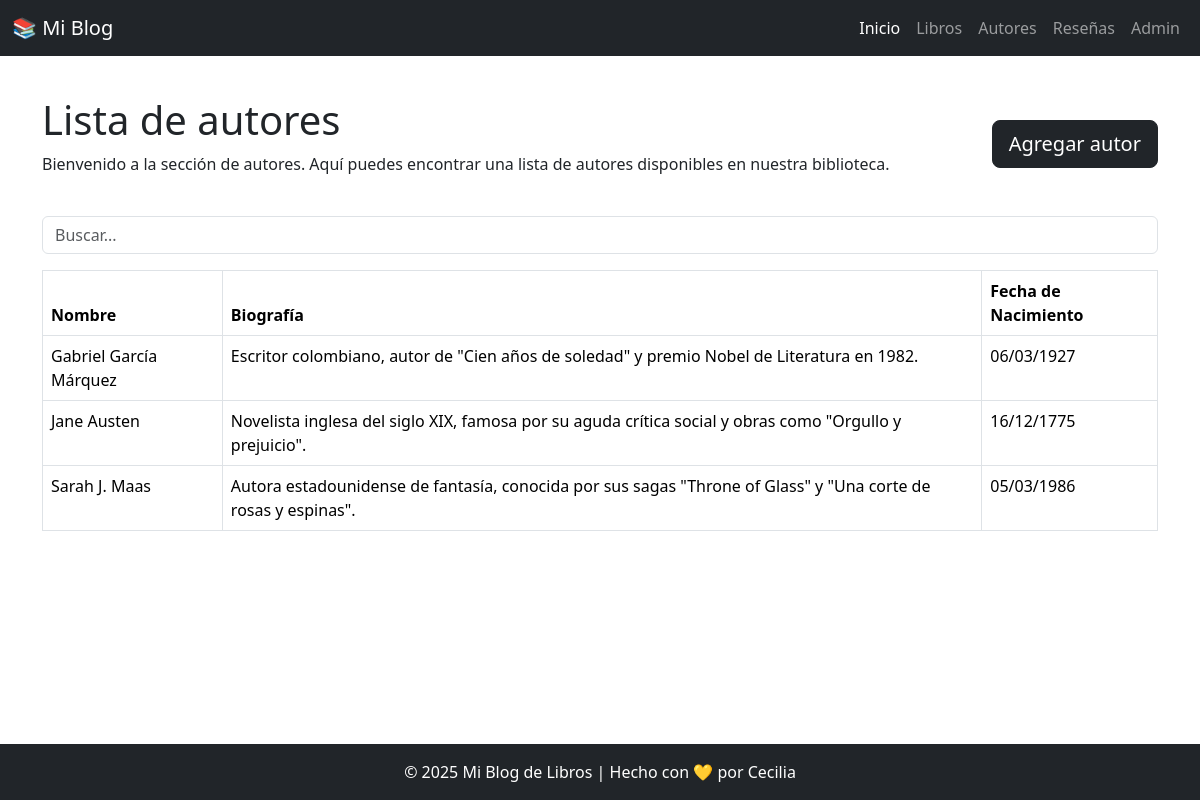
The page /libros/autores/ on the database as committed earlier.
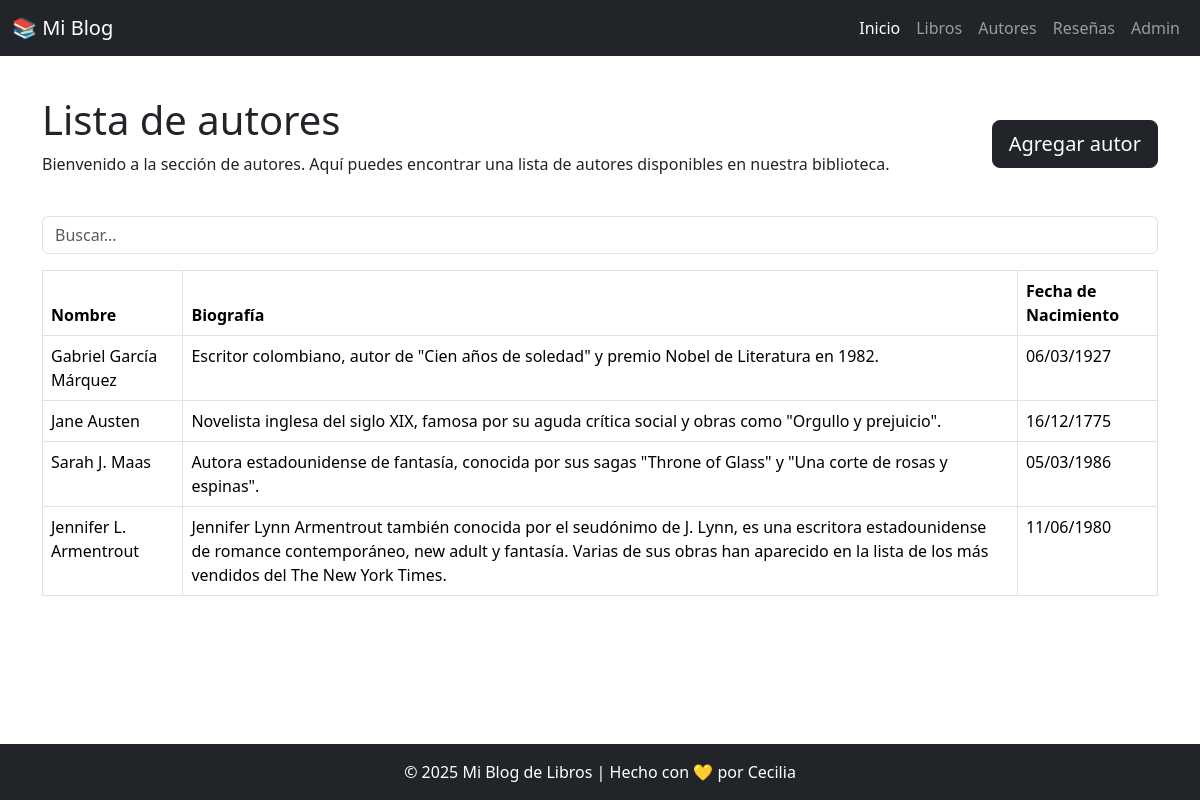
The same page on the database as committed later.
### libros/models.py (models this page shows, shortened)
class AutorLibro(models.Model):
    nombre = models.CharField(max_length=100)
    biografia = models.TextField(blank=True)
    fecha_nacimiento = models.DateField(blank=True, null=True)

### libros/views.py (the view)
# urls.py: path('autores/', views.post_autores, name='post_autores'),
def post_autores(request):
    busqueda = request.GET.get('busquedaAutor', None)
    if busqueda:
        post_autores = AutorLibro.objects.filter(nombre__icontains=busqueda)
    else:
        post_autores = AutorLibro.objects.all()
    return render(request, 'libros/autores.html', context={'autores': post_autores})

### libros/templates/libros/autores.html (shortened to what this page needs)
{% extends "libros/base.html" %}
{% block content %}
<div class="d-flex justify-content-between mb-4">
    <div>
        <h1>Lista de autores</h1>
        <p>
            Bienvenido a la sección de autores. Aquí puedes encontrar una lista de autores disponibles en nuestra
            biblioteca.
        </p>
    </div>
    <div class="mt-4">
        <a href="{% url 'libros:autores_create' %}" class="btn btn-dark btn-lg">Agregar autor</a>
    </div>
</div>
<form action="{% url 'libros:post_autores' %}" method="get">
    <input type="text" name="busquedaAutor" placeholder="Buscar..." type="submit" class="form-control mb-3">
</form>
<table class="table table-bordered">
    <thead>
        <tr>
            <th>Nombre</th>
            <th>Biografía</th>
            <th>Fecha de Nacimiento</th>
        </tr>
    </thead>
    <tbody>
        {% for autor in autores %}
        <tr>
            <td>{{ autor.nombre }}</td>
            <td>{{ autor.biografia }}</td>
            <td>{{ autor.fecha_nacimiento|date:"d/m/Y" }}</td>
        </tr>
        {% empty %}
        <tr>
            <td colspan="3">No hay autores disponibles.</td>
        </tr>
        {% endfor %}
    </tbody>
</table>
{% endblock %}

Rows that differ between the two databases and show on the page:
added AutorLibro: nombre "Jennifer L. Armentrout", biografia "Jennifer Lynn Armentrout también conocida por el seudónimo de J. Lynn, es una escritora estadounidense de romance contemporáneo, new adult y fantasía. Varias de sus obras han aparecido en la lista de los más vendidos del The New York Times.", fecha_nacimiento "11/06/1980"
